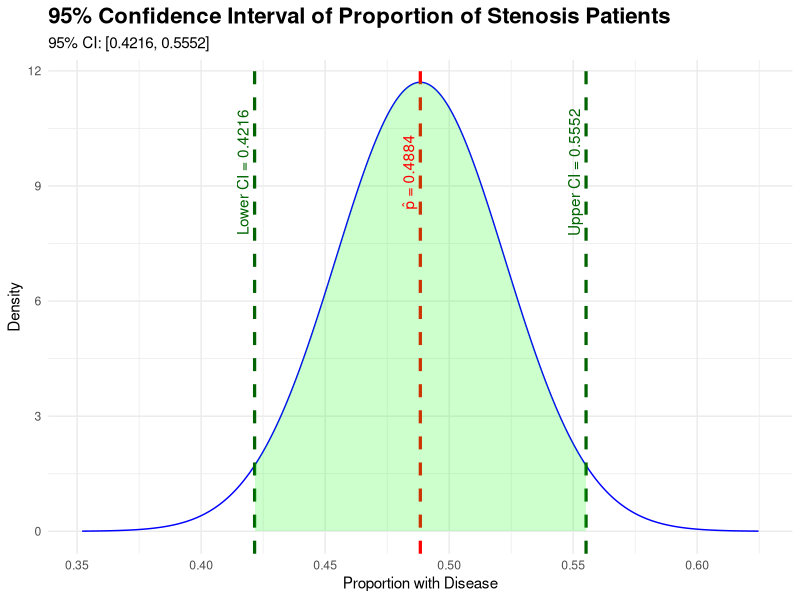

The R script that drew this image:
## ---- chunk 1
 st_data <- read.csv("stenosis.txt", header = TRUE)
 
## ---- chunk 2
library(ggplot2)
#Calculate the number with the disease
x <- sum(st_data$disease == 1)
n <- nrow(st_data)
p_hat <- x / n

# standard error and z* for 95% CI
se <- sqrt(p_hat * (1 - p_hat) / n)

z_star <- qnorm(0.975)

ci_lower <- p_hat - z_star * se
ci_upper <- p_hat + z_star * se

# Create a data frame for the normal curve
x_vals <- seq(p_hat - 4*se, p_hat + 4*se, length.out = 1000)
y_vals <- dnorm(x_vals, mean = p_hat, sd = se)
df <- data.frame(x = x_vals, y = y_vals)

# Annotating position (at top of curve)
y_max <- max(y_vals)

# Plot with ggplot2
ggplot(df, aes(x = x, y = y)) +
  geom_line(color = "blue") +
  geom_vline(xintercept = p_hat, color = "red", linetype = "dashed", linewidth = 1.1) +
  geom_vline(xintercept = ci_lower, color = "darkgreen", linetype = "dashed", linewidth = 1.1) +
  geom_vline(xintercept = ci_upper, color = "darkgreen", linetype = "dashed", linewidth = 1.1) +
  geom_area(data = subset(df, x >= ci_lower & x <= ci_upper), aes(y = y), fill = "green", alpha = 0.2) +

  # Annotations
  annotate("text", x = p_hat, y = y_max * 0.8, label = paste0("p̂ = ", round(p_hat, 4)), color = "red", angle = 90, vjust = -0.5) +
  annotate("text", x = ci_lower, y = y_max * 0.8, label = paste0("Lower CI = ", round(ci_lower, 4)), color = "darkgreen", angle = 90, vjust = -0.5) +
  annotate("text", x = ci_upper, y = y_max * 0.8, label = paste0("Upper CI = ", round(ci_upper, 4)), color = "darkgreen", angle = 90, vjust = -0.5) +
  labs(
    title = "95% Confidence Interval of Proportion of Stenosis Patients",
    subtitle = paste0("95% CI: [", round(ci_lower, 4), ", ", round(ci_upper, 4), "]"),
    x = "Proportion with Disease",
    y = "Density"
  ) +
  theme_minimal() +
  theme(plot.title = element_text(size = 16, face = "bold"))

## ---- chunk 3
  #enter R code here
## ---- chunk 4
  #enter R code here
## ---- chunk 5
  #enter R code here
## ---- chunk 6
  #enter R code here
## ---- chunk 7
  #enter R code here
